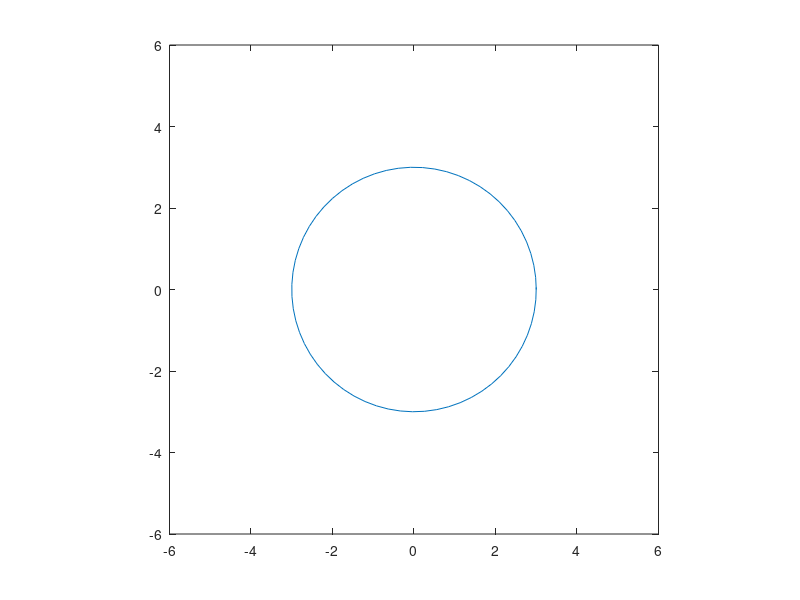

Write the MATLAB code that produced this figure. (Note: this script raises an error after producing the figure.)
%Tangentes a una circunferencia
%Dibujar la circunferencia
t=0:0.1:2*pi+0.1;
x=3*cos(t);
y=3*sin(t);
plot(x,y);

axis([-6 6 -6 6]);
axis equal;
%Vector radial y vector tangente localizado
syms t;
xx=3*cos(t);
yy=3*sin(t);
xt=-3*sin(t);
yt=3*cos(t);
%vector tangente=vector radial+vector tangente localizado.
tan=[xx,yy]+[xt,yt];

%Dibujar tangentes
hold on;
for t=0:pi/4:2*pi+0.1
ini=eval([xx,yy])
fin=eval([tan(1),tan(2)])
drawline([ini',fin'],'r-')
end
hold off
